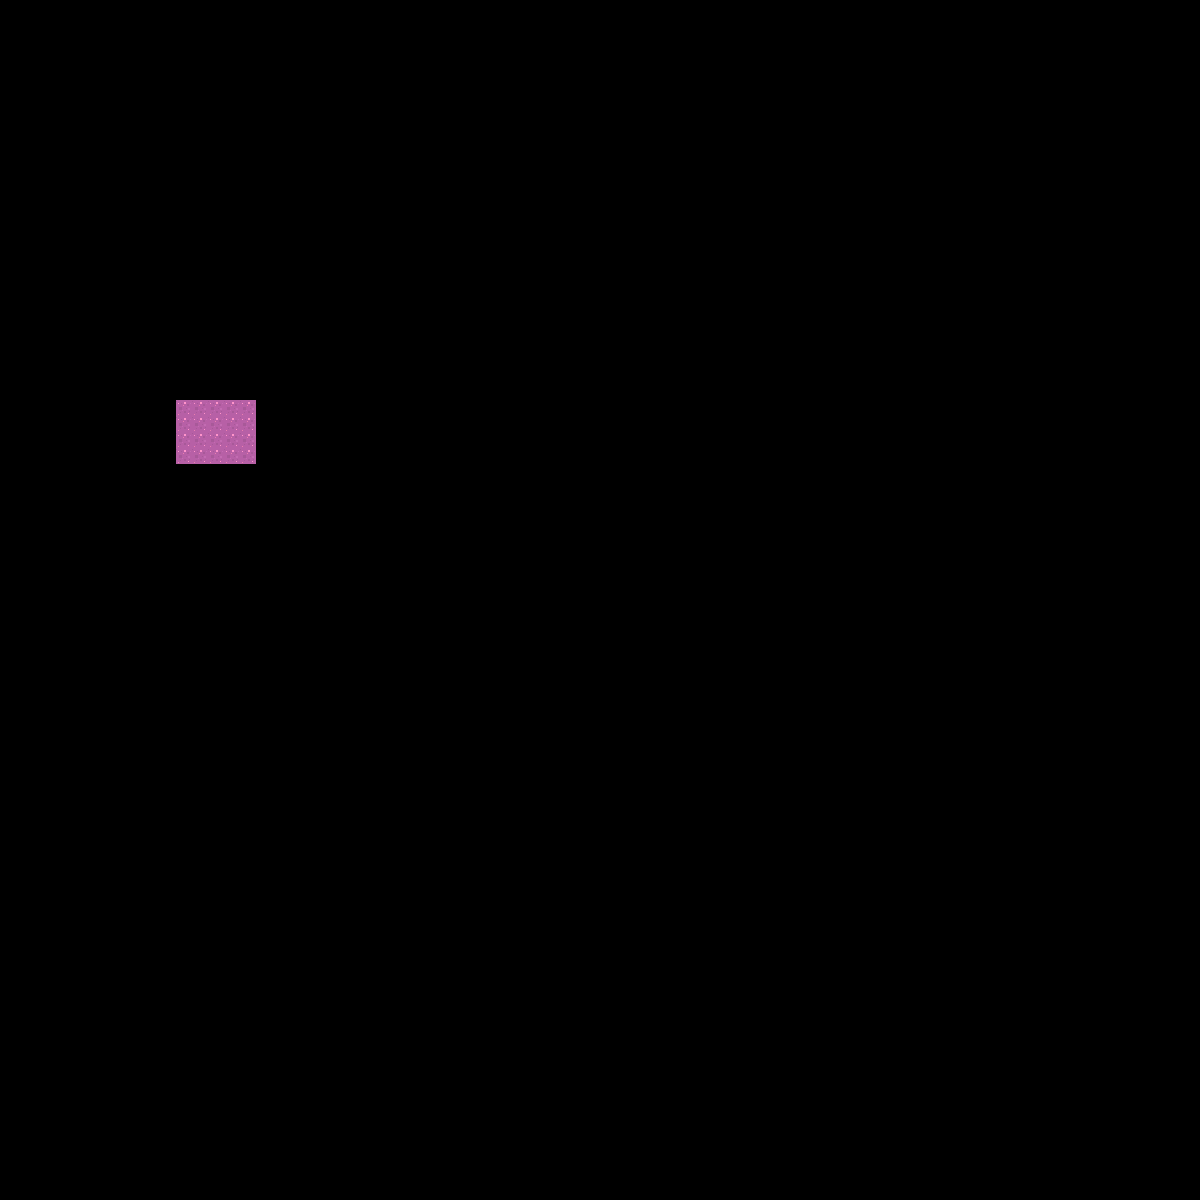

A level layout from a 2D game, rendered from its tile map. Below: a short description, then the map file with tile-grid data replaced by summaries:
An orthogonal 75x75 tile map with 16x16 px tiles, 2 tile layers (Tile Layer 1, Objects).

<map version="1.0" orientation="orthogonal" renderorder="left-down" width="75" height="75" tilewidth="16" tileheight="16" nextobjectid="1">
 <tileset firstgid="1" name="Tiles" tilewidth="16" tileheight="16" spacing="1" tilecount="1767" columns="57">
  <image source="../Spritesheet/roguelikeSheet_transparent.png" width="968" height="526" />
 </tileset>
 <layer name="Tile Layer 1" width="75" height="75">
  <data>[5625 cells, 20 non-empty, 1 distinct tile ids]</data>
 </layer>
 <layer name="Objects" width="75" height="75">
  <data>[5625 cells, 0 non-empty, 0 distinct tile ids]</data>
 </layer>
</map>
